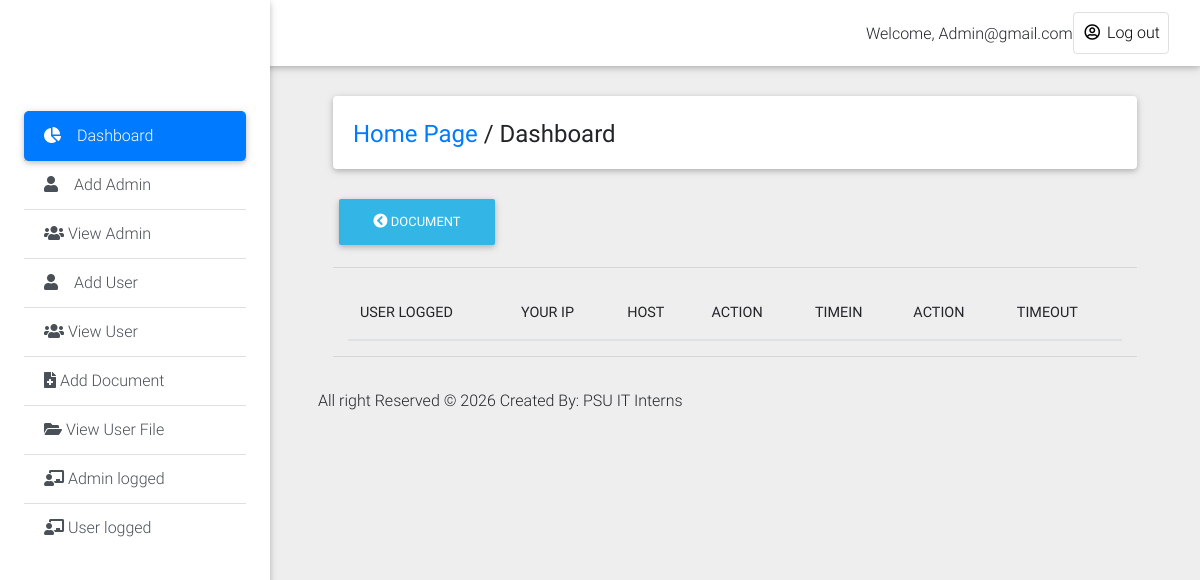
Before: /Private_Dashboard/user_log.php (signed in) with the older database file.
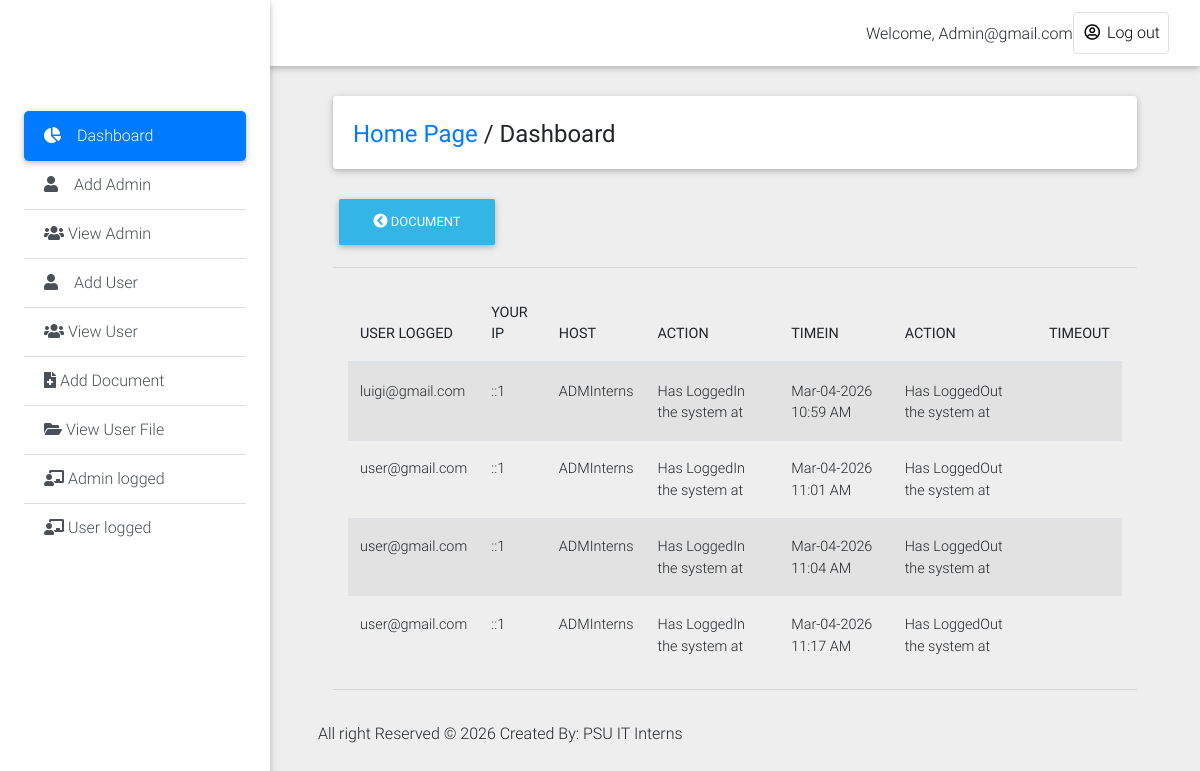
After: the same page with the newer database file.
### tables this page shows
CREATE TABLE `history_log` (
  `log_id` int(11) NOT NULL,
  `id` int(11) NOT NULL,
  `email_address` text NOT NULL,
  `action` varchar(100) NOT NULL,
  `actions` varchar(200) NOT NULL DEFAULT 'Has LoggedOut the system at',
  `ip` text NOT NULL,
  `host` text NOT NULL,
  `login_time` varchar(200) NOT NULL,
  `logout_time` varchar(200) NOT NULL
);

### Private_Dashboard/user_log.php (the view, shortened to what this page needs)
<!DOCTYPE html>
<html lang="en">
<head>
  <link rel="stylesheet" href="https://use.fontawesome.com/releases/v5.8.1/css/all.css">
  <link href="css/bootstrap.min.css" rel="stylesheet">
  <link href="css/mdb.min.css" rel="stylesheet">
  <link href="css/style.min.css" rel="stylesheet">
    <link rel="stylesheet" type="text/css" href="medias/css/dataTable.css" />
</head>
<body class="grey lighten-3">
  <header>
    <nav class="navbar fixed-top navbar-expand-lg navbar-light white scrolling-navbar">
      <div class="container-fluid">
        <div class="collapse navbar-collapse" id="navbarSupportedContent">
            <?php
             require_once("../include/connection.php");
               $id = mysqli_real_escape_string($conn,$_SESSION['admin_user']);
              $r = mysqli_query($conn,"SELECT * FROM admin_login where id = '$id'") or die (mysqli_error($conn));
              $row = mysqli_fetch_array($r);
               $id=$row['admin_user'];
            ?>
          <ul class="navbar-nav nav-flex-icons">
                <li style="margin-top: 10px;">Welcome,</font> <?php echo ucwords(htmlentities($id)); ?></li>
            <li class="nav-item">
              <a href="logout.php" class="nav-link border border-light rounded waves-effect">
               <i class="far fa-user-circle"></i> Log out
              </a>
            </li>
          </ul>
        </div>
      </div>
    </nav>
    <div class="sidebar-fixed position-fixed">
      <a class="logo-wrapper waves-effect">
</a>
       <div class="list-group list-group-flush">
        <a href="dashboard.php" class="list-group-item active waves-effect">
          <i class="fas fa-chart-pie mr-3"></i>Dashboard
        </a>
         <a href="#" class="list-group-item list-group-item-action waves-effect"  data-toggle="modal" data-target="#modalRegisterForm">
          <i class="fas fa-user mr-3"></i>Add Admin</a>
            <a href="view_admin.php" class="list-group-item list-group-item-action waves-effect">
          <i class="fas fa-users"></i> View Admin</a>
        <a href="#" class="list-group-item list-group-item-action waves-effect" data-toggle="modal" data-target="#modalRegisterForm2">
          <i class="fas fa-user mr-3"></i>Add User</a>
           <a href="view_user.php" class="list-group-item list-group-item-action waves-effect">
          <i class="fas fa-users"></i>  View User</a>
        <a href="add_document.php" class="list-group-item list-group-item-action waves-effect">
          <i class="fas fa-file-medical"></i> Add Document</a>
        <a href="view_userfile.php" class="list-group-item list-group-item-action waves-effect">
          <i class="fas fa-folder-open"></i> View User File</a>
            <a href="admin_log.php" class="list-group-item list-group-item-action waves-effect">
          <i class="fas fa-chalkboard-teacher"></i> Admin logged</a>
              <a href="user_log.php" class="list-group-item list-group-item-action waves-effect">
          <i class="fas fa-chalkboard-teacher"></i> User logged</a>
      </div>
    </div>
  </header>
  <main class="pt-5 mx-lg-5">
    <div class="container-fluid mt-5">
      <div class="card mb-4 wow fadeIn">
        <div class="card-body d-sm-flex justify-content-between">
          <h4 class="mb-2 mb-sm-0 pt-1">
            <a href="dashboard.php">Home Page</a>
            <span>/</span>
            <span>Dashboard</span>
          </h4>
        </div>
      </div>
      <div class="">
    <a href="add_document.php"><button type="button" class="btn btn-info"><i class="fas fa-chevron-circle-left"></i>  Document</button></a>
    </div>
<hr>
 <div class="col-md-12">
  <table id="dtable" class = "table table-striped" style="">
     <thead>
    <th>USER LOGGED</th>
     <th>YOUR IP</th>
     <th>HOST</th>
     <th>ACTION</th>
     <th>TIMEIN</th>
     <th>ACTION</th>
     <th>TIMEOUT</th>
</thead>
<tbody>
    <tr>
        <?php
        require_once("../include/connection.php");
      $query = mysqli_query($conn,"SELECT * from history_log") or die (mysqli_error($conn));
      while($file=mysqli_fetch_array($query)){
         $name =  $file['email_address'];
         $ip =  $file['ip'];
         $host =  $file['host'];
         $action =  $file['action'];
         $logintime =  $file['login_time'];
         $actions =  $file['actions'];
         $logouttime =  $file['logout_time'];
      ?>
      <td><?php echo $name; ?></td>
       <td><?php echo $ip; ?></td>
      <td><?php echo $host; ?></td>
      <td><?php echo $action; ?></td>
      <td><?php echo $logintime; ?></td>
      <td><?php echo $actions; ?></td>
      <td><?php echo $logouttime; ?></td>
    </tr>
<?php } ?>
</tbody>
   </table>
    </div>
    <hr></div>
    <div class="footer-copyright py-3">
     <p>All right Reserved &copy; <?php echo date('Y');?> Created By: PSU IT Interns</p>
    </div>
<link rel="stylesheet" type="text/css" href="https://cdn.datatables.net/1.10.9/css/jquery.dataTables.min.css"/>
<link rel="stylesheet" type="text/css" href="https://cdn.datatables.net/responsive/1.0.3/css/dataTables.responsive.css">
</body>
</html>

Changed rows visible on the page:
added history_log: email_address "luigi@gmail.com", ip "::1", host "ADMInterns", action "Has LoggedIn the system at", login_time "Mar-04-2026 10:59 AM", actions "Has LoggedOut the system at"
added history_log: email_address "user@gmail.com", ip "::1", host "ADMInterns", action "Has LoggedIn the system at", login_time "Mar-04-2026 11:01 AM", actions "Has LoggedOut the system at"
added history_log: email_address "user@gmail.com", ip "::1", host "ADMInterns", action "Has LoggedIn the system at", login_time "Mar-04-2026 11:04 AM", actions "Has LoggedOut the system at"
added history_log: email_address "user@gmail.com", ip "::1", host "ADMInterns", action "Has LoggedIn the system at", login_time "Mar-04-2026 11:17 AM", actions "Has LoggedOut the system at"
